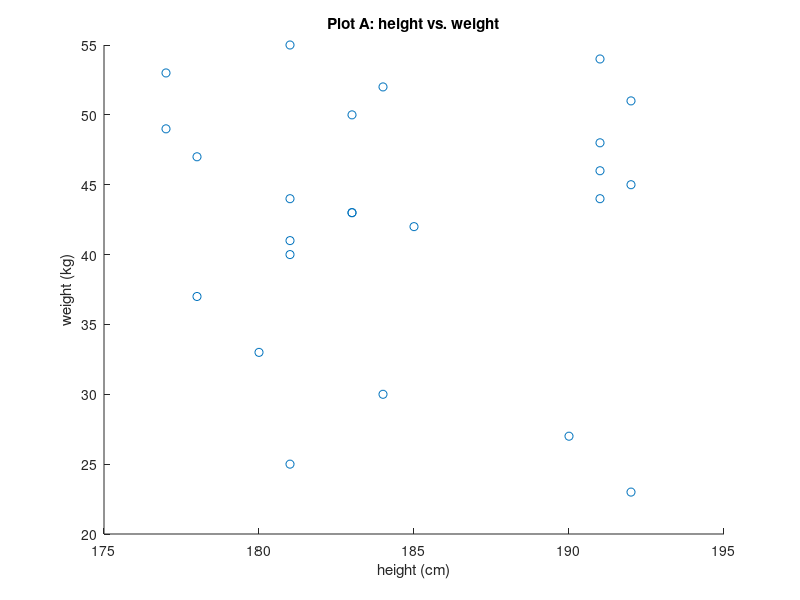
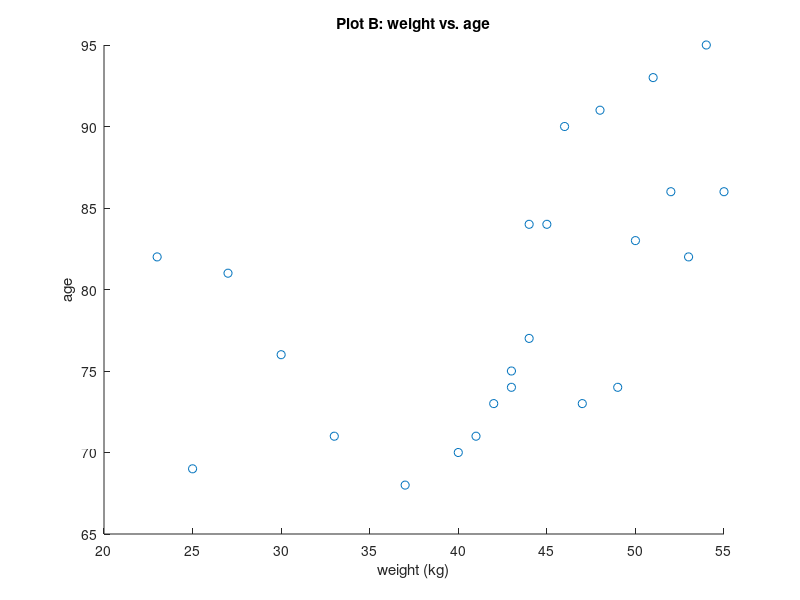

MATLAB code for these plots, in order:
features = load("task_1.mat").lab1_1;

correlations = [];
for i = 1:3
    for j = 1:3
        covariance = cov(features(:, i), features(:, j));
        covariance = covariance(1, 2);
        correlation = covariance / (std(features(:, i)) * std(features(:, j)));
        correlations(i, j) = correlation;
    end
end

disp(correlations);

height = features(:, 1);
weight = features(:, 2);
age = features(:, 3);

% Plot the height vs. weight scatter plot
figure()
scatter(height, weight)
xlabel('height (cm)')
ylabel('weight (kg)')
title('Plot A: height vs. weight')

% Plot the weight vs age scatter plot
figure()
scatter(weight, age)
xlabel('weight (kg)')
ylabel('age')
title('Plot B: weight vs. age')